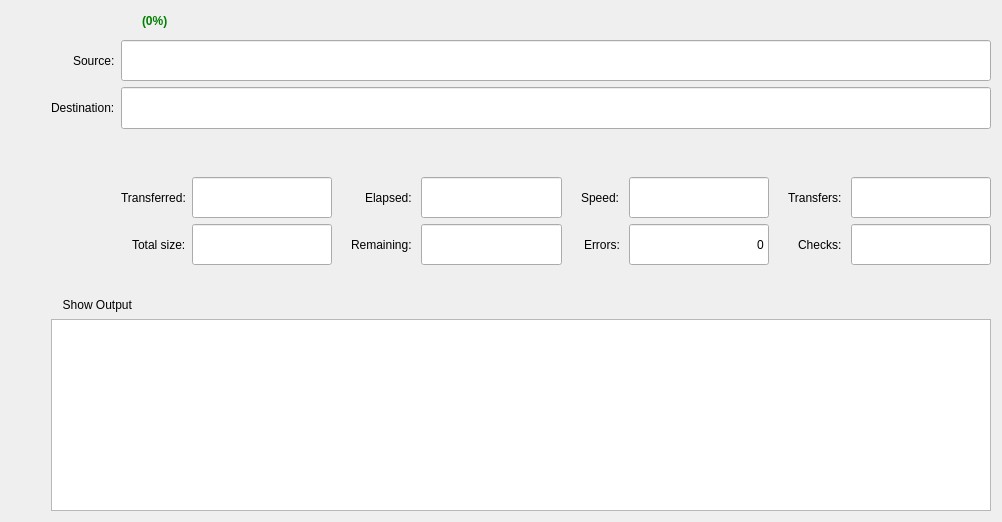
<?xml version="1.0" encoding="UTF-8"?>
<ui version="4.0">
 <class>JobWidget</class>
 <widget class="QWidget" name="JobWidget">
  <property name="geometry">
   <rect>
    <x>0</x>
    <y>0</y>
    <width>1002</width>
    <height>522</height>
   </rect>
  </property>
  <property name="sizePolicy">
   <sizepolicy hsizetype="Preferred" vsizetype="Fixed">
    <horstretch>0</horstretch>
    <verstretch>0</verstretch>
   </sizepolicy>
  </property>
  <property name="windowTitle">
   <string>Form</string>
  </property>
  <layout class="QVBoxLayout" name="verticalLayout">
   <property name="spacing">
    <number>0</number>
   </property>
   <item>
    <widget class="QWidget" name="widget" native="true">
     <layout class="QHBoxLayout" name="horizontalLayout">
      <property name="leftMargin">
       <number>0</number>
      </property>
      <property name="topMargin">
       <number>0</number>
      </property>
      <property name="rightMargin">
       <number>0</number>
      </property>
      <property name="bottomMargin">
       <number>0</number>
      </property>
      <item>
       <widget class="QToolButton" name="showDetails">
        <property name="minimumSize">
         <size>
          <width>125</width>
          <height>0</height>
         </size>
        </property>
        <property name="styleSheet">
         <string notr="true">QToolButton { border: 0 }</string>
        </property>
        <property name="checkable">
         <bool>true</bool>
        </property>
        <property name="toolButtonStyle">
         <enum>Qt::ToolButtonTextBesideIcon</enum>
        </property>
       </widget>
      </item>
      <item>
       <widget class="QLabel" name="progress_info">
        <property name="styleSheet">
         <string notr="true">color: green; font-weight: bold;</string>
        </property>
        <property name="text">
         <string>(0%)</string>
        </property>
       </widget>
      </item>
      <item>
       <widget class="QLineEdit" name="info">
        <property name="sizePolicy">
         <sizepolicy hsizetype="Expanding" vsizetype="Fixed">
          <horstretch>0</horstretch>
          <verstretch>0</verstretch>
         </sizepolicy>
        </property>
        <property name="contextMenuPolicy">
         <enum>Qt::NoContextMenu</enum>
        </property>
        <property name="autoFillBackground">
         <bool>false</bool>
        </property>
        <property name="styleSheet">
         <string notr="true">* { background-color: rgba(0, 0, 0, 0); }</string>
        </property>
        <property name="frame">
         <bool>false</bool>
        </property>
        <property name="readOnly">
         <bool>true</bool>
        </property>
       </widget>
      </item>
      <item>
       <spacer name="horizontalSpacer_2">
        <property name="orientation">
         <enum>Qt::Horizontal</enum>
        </property>
        <property name="sizeType">
         <enum>QSizePolicy::Fixed</enum>
        </property>
        <property name="sizeHint" stdset="0">
         <size>
          <width>10</width>
          <height>20</height>
         </size>
        </property>
       </spacer>
      </item>
      <item>
       <widget class="QToolButton" name="copy">
        <property name="toolTip">
         <string>Copy rclone command to clipboard</string>
        </property>
        <property name="statusTip">
         <string>Copy rclone command to clipboard</string>
        </property>
        <property name="styleSheet">
         <string notr="true">QToolButton { border: 0; }

QToolButton:pressed {
 border: 4;
 border-radius: 10px;
 border-style: inset;
 border-color: rgba(1, 1, 1, 0);
}</string>
        </property>
        <property name="autoRaise">
         <bool>false</bool>
        </property>
       </widget>
      </item>
      <item>
       <widget class="QToolButton" name="cancel">
        <property name="toolTip">
         <string>Stop job</string>
        </property>
        <property name="statusTip">
         <string>Stop job</string>
        </property>
        <property name="styleSheet">
         <string notr="true">QToolButton { border: 0; }

QToolButton:pressed {
 border: 4;
 border-radius: 10px;
 border-style: inset;
 border-color: rgba(1, 1, 1, 0);
}</string>
        </property>
       </widget>
      </item>
     </layout>
    </widget>
   </item>
   <item>
    <widget class="QWidget" name="details" native="true">
     <layout class="QGridLayout" name="gridLayout_2">
      <property name="leftMargin">
       <number>0</number>
      </property>
      <property name="rightMargin">
       <number>0</number>
      </property>
      <property name="bottomMargin">
       <number>0</number>
      </property>
      <item row="16" column="1" colspan="9">
       <layout class="QFormLayout" name="progress">
        <property name="fieldGrowthPolicy">
         <enum>QFormLayout::ExpandingFieldsGrow</enum>
        </property>
        <property name="formAlignment">
         <set>Qt::AlignLeading|Qt::AlignLeft|Qt::AlignTop</set>
        </property>
       </layout>
      </item>
      <item row="6" column="6" alignment="Qt::AlignRight">
       <widget class="QLabel" name="label_2">
        <property name="styleSheet">
         <string notr="true">padding-left: 10px;</string>
        </property>
        <property name="text">
         <string>Speed:</string>
        </property>
        <property name="buddy">
         <cstring>bandwidth</cstring>
        </property>
       </widget>
      </item>
      <item row="7" column="7">
       <widget class="QLineEdit" name="errors">
        <property name="sizePolicy">
         <sizepolicy hsizetype="MinimumExpanding" vsizetype="Expanding">
          <horstretch>0</horstretch>
          <verstretch>0</verstretch>
         </sizepolicy>
        </property>
        <property name="minimumSize">
         <size>
          <width>120</width>
          <height>0</height>
         </size>
        </property>
        <property name="text">
         <string>0</string>
        </property>
        <property name="alignment">
         <set>Qt::AlignRight|Qt::AlignTrailing|Qt::AlignVCenter</set>
        </property>
        <property name="readOnly">
         <bool>true</bool>
        </property>
       </widget>
      </item>
      <item row="7" column="4" alignment="Qt::AlignRight">
       <widget class="QLabel" name="label_4">
        <property name="styleSheet">
         <string notr="true">padding-left: 10px;</string>
        </property>
        <property name="text">
         <string>Remaining:</string>
        </property>
        <property name="buddy">
         <cstring>eta</cstring>
        </property>
       </widget>
      </item>
      <item row="18" column="1" colspan="2">
       <widget class="QToolButton" name="showOutput">
        <property name="styleSheet">
         <string notr="true">QToolButton { border: 0 }</string>
        </property>
        <property name="text">
         <string>  Show Output</string>
        </property>
        <property name="checkable">
         <bool>true</bool>
        </property>
        <property name="toolButtonStyle">
         <enum>Qt::ToolButtonTextBesideIcon</enum>
        </property>
       </widget>
      </item>
      <item row="6" column="5">
       <widget class="QLineEdit" name="elapsed">
        <property name="sizePolicy">
         <sizepolicy hsizetype="MinimumExpanding" vsizetype="Expanding">
          <horstretch>0</horstretch>
          <verstretch>0</verstretch>
         </sizepolicy>
        </property>
        <property name="minimumSize">
         <size>
          <width>120</width>
          <height>0</height>
         </size>
        </property>
        <property name="alignment">
         <set>Qt::AlignRight|Qt::AlignTrailing|Qt::AlignVCenter</set>
        </property>
        <property name="readOnly">
         <bool>true</bool>
        </property>
       </widget>
      </item>
      <item row="2" column="1" alignment="Qt::AlignRight">
       <widget class="QLabel" name="label">
        <property name="sizePolicy">
         <sizepolicy hsizetype="Fixed" vsizetype="Preferred">
          <horstretch>0</horstretch>
          <verstretch>0</verstretch>
         </sizepolicy>
        </property>
        <property name="text">
         <string>Destination:</string>
        </property>
        <property name="buddy">
         <cstring>dest</cstring>
        </property>
       </widget>
      </item>
      <item row="2" column="2" colspan="8">
       <widget class="QLineEdit" name="dest">
        <property name="sizePolicy">
         <sizepolicy hsizetype="Expanding" vsizetype="Expanding">
          <horstretch>0</horstretch>
          <verstretch>0</verstretch>
         </sizepolicy>
        </property>
        <property name="readOnly">
         <bool>true</bool>
        </property>
       </widget>
      </item>
      <item row="19" column="1" colspan="9">
       <widget class="QPlainTextEdit" name="output">
        <property name="lineWrapMode">
         <enum>QPlainTextEdit::NoWrap</enum>
        </property>
        <property name="readOnly">
         <bool>true</bool>
        </property>
       </widget>
      </item>
      <item row="6" column="3">
       <widget class="QLineEdit" name="size">
        <property name="sizePolicy">
         <sizepolicy hsizetype="MinimumExpanding" vsizetype="Expanding">
          <horstretch>0</horstretch>
          <verstretch>0</verstretch>
         </sizepolicy>
        </property>
        <property name="minimumSize">
         <size>
          <width>120</width>
          <height>0</height>
         </size>
        </property>
        <property name="alignment">
         <set>Qt::AlignRight|Qt::AlignTrailing|Qt::AlignVCenter</set>
        </property>
        <property name="readOnly">
         <bool>true</bool>
        </property>
       </widget>
      </item>
      <item row="7" column="3">
       <widget class="QLineEdit" name="totalsize">
        <property name="sizePolicy">
         <sizepolicy hsizetype="MinimumExpanding" vsizetype="Expanding">
          <horstretch>0</horstretch>
          <verstretch>0</verstretch>
         </sizepolicy>
        </property>
        <property name="minimumSize">
         <size>
          <width>120</width>
          <height>0</height>
         </size>
        </property>
        <property name="alignment">
         <set>Qt::AlignRight|Qt::AlignTrailing|Qt::AlignVCenter</set>
        </property>
        <property name="readOnly">
         <bool>true</bool>
        </property>
       </widget>
      </item>
      <item row="6" column="7">
       <widget class="QLineEdit" name="bandwidth">
        <property name="sizePolicy">
         <sizepolicy hsizetype="MinimumExpanding" vsizetype="Expanding">
          <horstretch>0</horstretch>
          <verstretch>0</verstretch>
         </sizepolicy>
        </property>
        <property name="minimumSize">
         <size>
          <width>120</width>
          <height>0</height>
         </size>
        </property>
        <property name="alignment">
         <set>Qt::AlignRight|Qt::AlignTrailing|Qt::AlignVCenter</set>
        </property>
        <property name="readOnly">
         <bool>true</bool>
        </property>
       </widget>
      </item>
      <item row="7" column="9">
       <widget class="QLineEdit" name="checks">
        <property name="sizePolicy">
         <sizepolicy hsizetype="MinimumExpanding" vsizetype="Expanding">
          <horstretch>0</horstretch>
          <verstretch>0</verstretch>
         </sizepolicy>
        </property>
        <property name="minimumSize">
         <size>
          <width>120</width>
          <height>0</height>
         </size>
        </property>
        <property name="alignment">
         <set>Qt::AlignRight|Qt::AlignTrailing|Qt::AlignVCenter</set>
        </property>
        <property name="readOnly">
         <bool>true</bool>
        </property>
       </widget>
      </item>
      <item row="6" column="9">
       <widget class="QLineEdit" name="transferred">
        <property name="sizePolicy">
         <sizepolicy hsizetype="MinimumExpanding" vsizetype="Expanding">
          <horstretch>0</horstretch>
          <verstretch>0</verstretch>
         </sizepolicy>
        </property>
        <property name="minimumSize">
         <size>
          <width>120</width>
          <height>0</height>
         </size>
        </property>
        <property name="alignment">
         <set>Qt::AlignRight|Qt::AlignTrailing|Qt::AlignVCenter</set>
        </property>
        <property name="readOnly">
         <bool>true</bool>
        </property>
       </widget>
      </item>
      <item row="7" column="6" alignment="Qt::AlignRight">
       <widget class="QLabel" name="label_7">
        <property name="styleSheet">
         <string notr="true">padding-left: 10px;</string>
        </property>
        <property name="text">
         <string>Errors:</string>
        </property>
        <property name="buddy">
         <cstring>errors</cstring>
        </property>
       </widget>
      </item>
      <item row="7" column="2" alignment="Qt::AlignRight">
       <widget class="QLabel" name="label_4a">
        <property name="text">
         <string>Total size:</string>
        </property>
        <property name="buddy">
         <cstring>totalsize</cstring>
        </property>
       </widget>
      </item>
      <item row="7" column="8" alignment="Qt::AlignRight">
       <widget class="QLabel" name="label_8">
        <property name="styleSheet">
         <string notr="true">padding-left: 10px;</string>
        </property>
        <property name="text">
         <string>Checks:</string>
        </property>
        <property name="buddy">
         <cstring>checks</cstring>
        </property>
       </widget>
      </item>
      <item row="8" column="4">
       <spacer name="verticalSpacer_2">
        <property name="orientation">
         <enum>Qt::Vertical</enum>
        </property>
        <property name="sizeType">
         <enum>QSizePolicy::Fixed</enum>
        </property>
        <property name="sizeHint" stdset="0">
         <size>
          <width>20</width>
          <height>15</height>
         </size>
        </property>
       </spacer>
      </item>
      <item row="0" column="2" colspan="8">
       <widget class="QLineEdit" name="source">
        <property name="sizePolicy">
         <sizepolicy hsizetype="Expanding" vsizetype="Expanding">
          <horstretch>0</horstretch>
          <verstretch>0</verstretch>
         </sizepolicy>
        </property>
        <property name="readOnly">
         <bool>true</bool>
        </property>
       </widget>
      </item>
      <item row="17" column="1">
       <spacer name="verticalSpacer_3">
        <property name="orientation">
         <enum>Qt::Vertical</enum>
        </property>
        <property name="sizeType">
         <enum>QSizePolicy::Fixed</enum>
        </property>
        <property name="sizeHint" stdset="0">
         <size>
          <width>20</width>
          <height>10</height>
         </size>
        </property>
       </spacer>
      </item>
      <item row="6" column="2" alignment="Qt::AlignRight">
       <widget class="QLabel" name="label_5">
        <property name="sizePolicy">
         <sizepolicy hsizetype="Fixed" vsizetype="Preferred">
          <horstretch>0</horstretch>
          <verstretch>0</verstretch>
         </sizepolicy>
        </property>
        <property name="text">
         <string>Transferred:</string>
        </property>
        <property name="buddy">
         <cstring>size</cstring>
        </property>
       </widget>
      </item>
      <item row="6" column="8" alignment="Qt::AlignRight">
       <widget class="QLabel" name="label_9">
        <property name="styleSheet">
         <string notr="true">padding-left: 10px;</string>
        </property>
        <property name="text">
         <string>Transfers:</string>
        </property>
        <property name="buddy">
         <cstring>transferred</cstring>
        </property>
       </widget>
      </item>
      <item row="6" column="0">
       <spacer name="horizontalSpacer_3">
        <property name="orientation">
         <enum>Qt::Horizontal</enum>
        </property>
        <property name="sizeType">
         <enum>QSizePolicy::Fixed</enum>
        </property>
        <property name="sizeHint" stdset="0">
         <size>
          <width>40</width>
          <height>20</height>
         </size>
        </property>
       </spacer>
      </item>
      <item row="7" column="5">
       <widget class="QLineEdit" name="eta">
        <property name="sizePolicy">
         <sizepolicy hsizetype="MinimumExpanding" vsizetype="Expanding">
          <horstretch>0</horstretch>
          <verstretch>0</verstretch>
         </sizepolicy>
        </property>
        <property name="minimumSize">
         <size>
          <width>120</width>
          <height>0</height>
         </size>
        </property>
        <property name="alignment">
         <set>Qt::AlignRight|Qt::AlignTrailing|Qt::AlignVCenter</set>
        </property>
        <property name="readOnly">
         <bool>true</bool>
        </property>
       </widget>
      </item>
      <item row="5" column="4">
       <spacer name="verticalSpacer">
        <property name="orientation">
         <enum>Qt::Vertical</enum>
        </property>
        <property name="sizeType">
         <enum>QSizePolicy::Fixed</enum>
        </property>
        <property name="sizeHint" stdset="0">
         <size>
          <width>20</width>
          <height>15</height>
         </size>
        </property>
       </spacer>
      </item>
      <item row="0" column="1" alignment="Qt::AlignRight">
       <widget class="QLabel" name="label_3">
        <property name="sizePolicy">
         <sizepolicy hsizetype="Fixed" vsizetype="Preferred">
          <horstretch>0</horstretch>
          <verstretch>0</verstretch>
         </sizepolicy>
        </property>
        <property name="text">
         <string>Source:</string>
        </property>
        <property name="buddy">
         <cstring>source</cstring>
        </property>
       </widget>
      </item>
      <item row="6" column="4" alignment="Qt::AlignRight">
       <widget class="QLabel" name="label_6">
        <property name="styleSheet">
         <string notr="true">padding-left: 10px;</string>
        </property>
        <property name="text">
         <string>Elapsed:</string>
        </property>
        <property name="buddy">
         <cstring>elapsed</cstring>
        </property>
       </widget>
      </item>
      <item row="3" column="2">
       <spacer name="verticalSpacer_4">
        <property name="orientation">
         <enum>Qt::Vertical</enum>
        </property>
        <property name="sizeType">
         <enum>QSizePolicy::Fixed</enum>
        </property>
        <property name="sizeHint" stdset="0">
         <size>
          <width>20</width>
          <height>5</height>
         </size>
        </property>
       </spacer>
      </item>
      <item row="4" column="2" colspan="4">
       <widget class="QLineEdit" name="le_StartInfo">
        <property name="contextMenuPolicy">
         <enum>Qt::NoContextMenu</enum>
        </property>
        <property name="styleSheet">
         <string notr="true">* { background-color: rgba(0, 0, 0, 0); }</string>
        </property>
        <property name="frame">
         <bool>false</bool>
        </property>
        <property name="cursorPosition">
         <number>0</number>
        </property>
        <property name="readOnly">
         <bool>true</bool>
        </property>
       </widget>
      </item>
      <item row="4" column="6" colspan="4">
       <widget class="QLineEdit" name="le_FinishInfo">
        <property name="contextMenuPolicy">
         <enum>Qt::NoContextMenu</enum>
        </property>
        <property name="styleSheet">
         <string notr="true">* { background-color: rgba(0, 0, 0, 0); }</string>
        </property>
        <property name="frame">
         <bool>false</bool>
        </property>
        <property name="cursorPosition">
         <number>0</number>
        </property>
        <property name="readOnly">
         <bool>true</bool>
        </property>
       </widget>
      </item>
     </layout>
    </widget>
   </item>
  </layout>
 </widget>
 <tabstops>
  <tabstop>showDetails</tabstop>
  <tabstop>cancel</tabstop>
  <tabstop>source</tabstop>
  <tabstop>dest</tabstop>
  <tabstop>showOutput</tabstop>
  <tabstop>output</tabstop>
 </tabstops>
 <resources/>
 <connections/>
</ui>
